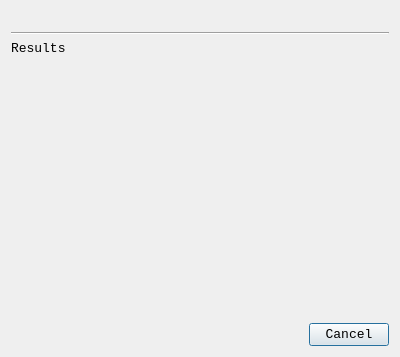
<?xml version="1.0" encoding="UTF-8"?>
<ui version="4.0">
 <class>wizard</class>
 <widget class="QDialog" name="wizard">
  <property name="windowModality">
   <enum>Qt::ApplicationModal</enum>
  </property>
  <property name="geometry">
   <rect>
    <x>0</x>
    <y>0</y>
    <width>400</width>
    <height>357</height>
   </rect>
  </property>
  <property name="font">
   <font>
    <family>Consolas</family>
    <pointsize>10</pointsize>
   </font>
  </property>
  <property name="windowTitle">
   <string>XD Wizard</string>
  </property>
  <property name="windowIcon">
   <iconset>
    <normaloff>res/flatearth.png</normaloff>res/flatearth.png</iconset>
  </property>
  <layout class="QGridLayout" name="gridLayout">
   <item row="0" column="0">
    <layout class="QVBoxLayout" name="verticalLayout">
     <item>
      <widget class="QLabel" name="wizStatusLab">
       <property name="text">
        <string/>
       </property>
      </widget>
     </item>
     <item>
      <widget class="Line" name="line">
       <property name="orientation">
        <enum>Qt::Horizontal</enum>
       </property>
      </widget>
     </item>
     <item>
      <widget class="QLabel" name="wizResLab">
       <property name="text">
        <string>Results</string>
       </property>
      </widget>
     </item>
     <item>
      <spacer name="verticalSpacer">
       <property name="orientation">
        <enum>Qt::Vertical</enum>
       </property>
       <property name="sizeHint" stdset="0">
        <size>
         <width>20</width>
         <height>40</height>
        </size>
       </property>
      </spacer>
     </item>
    </layout>
   </item>
   <item row="1" column="0">
    <widget class="QDialogButtonBox" name="buttonBox">
     <property name="orientation">
      <enum>Qt::Horizontal</enum>
     </property>
     <property name="standardButtons">
      <set>QDialogButtonBox::Cancel</set>
     </property>
    </widget>
   </item>
  </layout>
 </widget>
 <resources/>
 <connections>
  <connection>
   <sender>buttonBox</sender>
   <signal>accepted()</signal>
   <receiver>wizard</receiver>
   <slot>accept()</slot>
   <hints>
    <hint type="sourcelabel">
     <x>248</x>
     <y>254</y>
    </hint>
    <hint type="destinationlabel">
     <x>157</x>
     <y>274</y>
    </hint>
   </hints>
  </connection>
  <connection>
   <sender>buttonBox</sender>
   <signal>rejected()</signal>
   <receiver>wizard</receiver>
   <slot>reject()</slot>
   <hints>
    <hint type="sourcelabel">
     <x>316</x>
     <y>260</y>
    </hint>
    <hint type="destinationlabel">
     <x>286</x>
     <y>274</y>
    </hint>
   </hints>
  </connection>
 </connections>
</ui>
